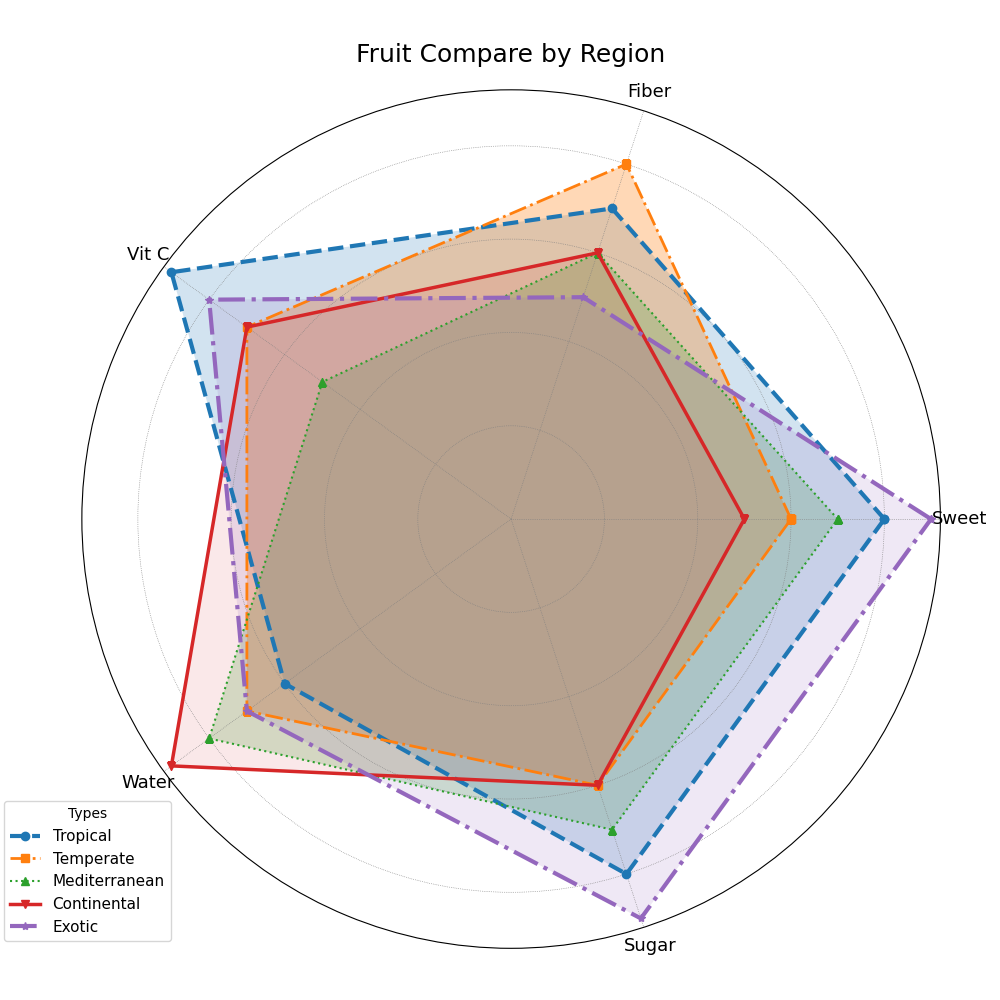

The script that drew this image:
import matplotlib.pyplot as plt
import numpy as np

categories = ['Sweet', 'Fiber', 'Vit C', 'Water', 'Sugar']
tropical_scores = [8, 7, 9, 6, 8]
temperate_scores = [6, 8, 7, 7, 6]
mediterranean_scores = [7, 6, 5, 8, 7]
continental_scores = [5, 6, 7, 9, 6]
exotic_scores = [9, 5, 8, 7, 9]

# Close the loop by appending the first score to the end
tropical_scores += tropical_scores[:1]
temperate_scores += temperate_scores[:1]
mediterranean_scores += mediterranean_scores[:1]
continental_scores += continental_scores[:1]
exotic_scores += exotic_scores[:1]

num_categories = len(categories)
angles = np.linspace(0, 2 * np.pi, num_categories, endpoint=False).tolist()
angles += angles[:1]

fig, ax = plt.subplots(figsize=(10, 10), subplot_kw=dict(polar=True))

# Alter styles and markers
ax.plot(angles, tropical_scores, linewidth=3, linestyle='dashed', marker='o', label='Tropical')
ax.fill(angles, tropical_scores, alpha=0.2)

ax.plot(angles, temperate_scores, linewidth=2, linestyle='dashdot', marker='s', label='Temperate')
ax.fill(angles, temperate_scores, alpha=0.3)

ax.plot(angles, mediterranean_scores, linewidth=1.5, linestyle='dotted', marker='^', label='Mediterranean')
ax.fill(angles, mediterranean_scores, alpha=0.2)

ax.plot(angles, continental_scores, linewidth=2.5, linestyle='solid', marker='v', label='Continental')
ax.fill(angles, continental_scores, alpha=0.1)

ax.plot(angles, exotic_scores, linewidth=3, linestyle='dashdot', marker='*', label='Exotic')
ax.fill(angles, exotic_scores, alpha=0.15)

ax.set_xticks(angles[:-1])
ax.set_xticklabels(categories, fontsize=13, fontweight='normal', ha='center')  # Changed font size and weight

ax.set_yticklabels([])

plt.title("Fruit Compare by Region", fontsize=18, fontweight='normal', pad=20)  # Changed font size and weight

plt.legend(loc='lower left', bbox_to_anchor=(-0.1, 0), fontsize=11, title='Types')  # Changed position

ax.grid(color='grey', linestyle=':', linewidth=0.5)  # Added grid with styling

plt.tight_layout()

plt.show()
